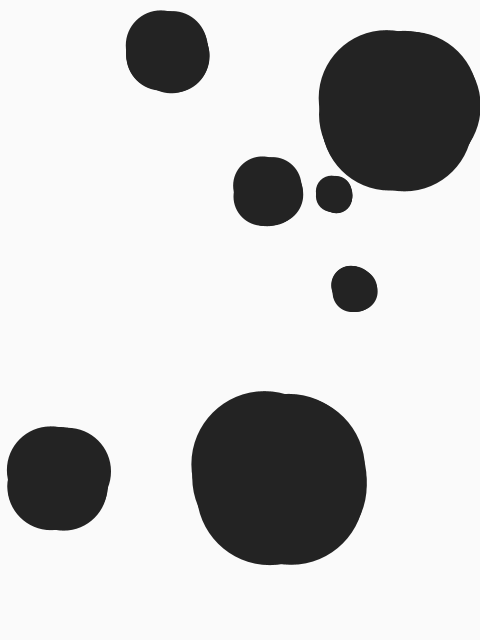
Frame 1 (no input)
Frame 2 (the mouse pressed at the canvas centre, redrawn once): identical to frame 1, image omitted

The Processing sketch that drew this single still picture (run headless with seeded random() and noise(); the mouse was pressed at the canvas centre and the sketch redrawn once):

// Processing sketch: one_hundred_and_one_dalmatians
// ── one_hundred_and_one_dalmatians.pde
// Manuale di Programmazione Cinematografica
// Daniele Olmisani, 2016

// One hundred and one Dalmatians (1961)


final color PAPER = color(250);
final color INK = color(35);

final int SPOTS = 7;


void setup() {
  size(480, 640);
  noLoop();
}


void draw() {
  
  float s = 0.313 * min(width, height);
  
  background(PAPER);
  
  randomSeed(10);
  for (int i=0; i<SPOTS; i++) {
    drawSpot(random(width), random(height), random(s), (int)(0.135*s));
  }
  
  save("one-hundred-and-one-dalmatians.png");
}


void drawSpot(float x, float y, float r, int fuzz) {
  
  fill(INK);
  noStroke();
  
  pushMatrix();

    translate(x, y);
    
    ellipse(0, 0, r, r);
    
    for (int i=0; i<fuzz; i++) {
      ellipse(random(0.2*r), random(0.2*r), r, r);
    }
  
  popMatrix();
}
